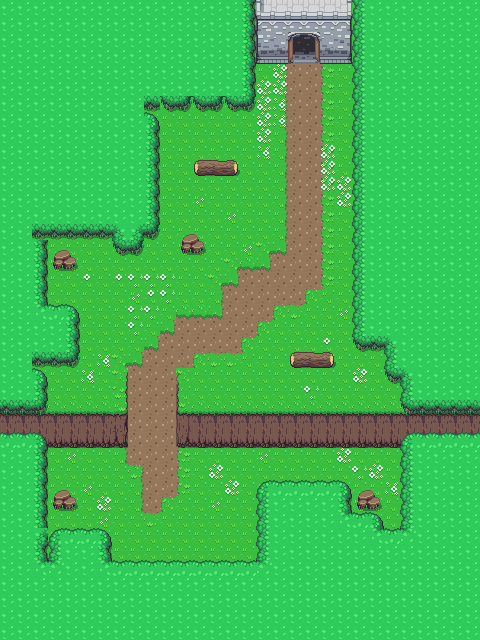

Rendered tile map (Tiled .tmx) drawn with the repository's tilesets; below, a short description and the map source with its tile grids summarised:
An orthogonal 30x40 tile map with 16x16 px tiles, 3 tile layers (Base, Bordes, Capa de patrones 2) and 39 objects.

<map version="1.8" tiledversion="1.8.5" orientation="orthogonal" renderorder="right-down" width="30" height="40" tilewidth="16" tileheight="16" infinite="0" nextlayerid="6" nextobjectid="52">
 <tileset firstgid="1" source="Overworld.tsx" />
 <layer id="1" name="Base" width="30" height="40">
  <data>[1200 cells, 1200 non-empty, 13 distinct tile ids]</data>
 </layer>
 <layer id="4" name="Bordes" width="30" height="40">
  <data>[1200 cells, 127 non-empty, 39 distinct tile ids]</data>
 </layer>
 <layer id="3" name="Capa de patrones 2" width="30" height="40">
  <data>[1200 cells, 693 non-empty, 13 distinct tile ids]</data>
 </layer>
 <objectgroup id="5" name="Capa de Objetos 1">
  <object id="5" x="177.333" y="399.667" width="7.33333" height="46.6667" />
  <object id="6" x="184.333" y="414.333" width="215" height="33.3333" />
  <object id="8" x="403.333" y="441" width="19.6667" height="89.3333" />
  <object id="9" x="381.333" y="529.667" width="22.3333" height="5.66667" />
  <object id="10" x="346" y="513.667" width="35.3333" height="17.3333" />
  <object id="11" x="262.667" y="485" width="82.3333" height="18" />
  <object id="12" x="336.667" y="498" width="12.6667" height="23.3333" />
  <object id="13" x="262" y="487" width="11.3333" height="78" />
  <object id="14" x="110.667" y="563" width="148.333" height="10.3333" />
  <object id="15" x="95.3333" y="530.333" width="14.3333" height="37.3333" />
  <object id="16" x="54.6667" y="531.333" width="46" height="7.66667" />
  <object id="17" x="29" y="408" width="17.3333" height="163" />
  <object id="18" x="44" y="538" width="19" height="25.6667" />
  <object id="21" x="54.6667" y="489.667" width="17.6667" height="17.3333">
   <ellipse />
  </object>
  <object id="22" x="26.6667" y="342" width="20" height="65" />
  <object id="23" x="120" y="384" width="7.33333" height="61.3333" />
  <object id="24" x="45.6667" y="413.667" width="79.6667" height="34.3333" />
  <object id="25" x="45" y="342.667" width="31.3333" height="24.3333" />
  <object id="26" x="64.3333" y="309.667" width="13.3333" height="51" />
  <object id="28" x="38" y="306.333" width="33.3333" height="4.66667" />
  <object id="29" x="33" y="218" width="13" height="89" />
  <object id="30" x="40.6667" y="218.667" width="72.3333" height="17.6667" />
  <object id="31" x="112.667" y="237.333" width="30.6667" height="17" />
  <object id="32" x="143" y="94.3333" width="15.6667" height="142.667" />
  <object id="33" x="159" y="93" width="90" height="15.6667" />
  <object id="34" x="244.667" y="47.3333" width="7.33333" height="54" />
  <object id="36" x="256.667" y="-0.333333" width="29.6667" height="63" />
  <object id="37" x="320.667" y="0.666667" width="32" height="62" />
  <object id="38" x="287" y="0.333333" width="33.6667" height="31.6667" />
  <object id="40" x="353" y="2" width="19" height="348.667" />
  <object id="41" x="364.667" y="330.667" width="19.3333" height="19.3333" />
  <object id="43" x="386" y="342.667" width="18" height="39.3333" />
  <object id="44" x="402" y="380.667" width="12.6667" height="32.3333" />
  <object id="45" x="393.333" y="438.667" width="17.3333" height="10" />
  <object id="46" x="288.75" y="352.75" width="45" height="14.5" />
  <object id="47" x="193.75" y="159.5" width="44.5" height="16.25" />
  <object id="49" x="181.5" y="233.5" width="20.75" height="20">
   <ellipse />
  </object>
  <object id="50" x="56" y="249.25" width="17.75" height="20.25">
   <ellipse />
  </object>
  <object id="51" x="355.75" y="489.25" width="23.5" height="21.25">
   <ellipse />
  </object>
 </objectgroup>
</map>
